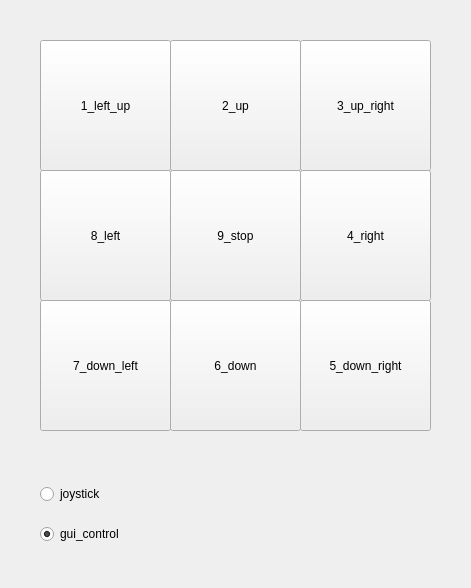
<?xml version="1.0" encoding="UTF-8"?>
<ui version="4.0">
 <class>MainWindow</class>

  <widget class="QWidget" name="centralWidget">
   <widget class="QPushButton" name="pushButton_1">
    <property name="geometry">
     <rect>
      <x>40</x>
      <y>40</y>
      <width>131</width>
      <height>131</height>
     </rect>
    </property>
    <property name="text">
     <string>1_left_up</string>
    </property>
   </widget>
   <widget class="QPushButton" name="pushButton_2">
    <property name="geometry">
     <rect>
      <x>170</x>
      <y>40</y>
      <width>131</width>
      <height>131</height>
     </rect>
    </property>
    <property name="text">
     <string>2_up</string>
    </property>
   </widget>
   <widget class="QPushButton" name="pushButton_3">
    <property name="geometry">
     <rect>
      <x>300</x>
      <y>40</y>
      <width>131</width>
      <height>131</height>
     </rect>
    </property>
    <property name="text">
     <string>3_up_right</string>
    </property>
   </widget>
   <widget class="QPushButton" name="pushButton_4">
    <property name="geometry">
     <rect>
      <x>300</x>
      <y>170</y>
      <width>131</width>
      <height>131</height>
     </rect>
    </property>
    <property name="text">
     <string>4_right</string>
    </property>
   </widget>
   <widget class="QPushButton" name="pushButton_5">
    <property name="geometry">
     <rect>
      <x>300</x>
      <y>300</y>
      <width>131</width>
      <height>131</height>
     </rect>
    </property>
    <property name="text">
     <string>5_down_right</string>
    </property>
   </widget>
   <widget class="QPushButton" name="pushButton_6">
    <property name="geometry">
     <rect>
      <x>170</x>
      <y>300</y>
      <width>131</width>
      <height>131</height>
     </rect>
    </property>
    <property name="text">
     <string>6_down</string>
    </property>
   </widget>
   <widget class="QPushButton" name="pushButton_7">
    <property name="geometry">
     <rect>
      <x>40</x>
      <y>300</y>
      <width>131</width>
      <height>131</height>
     </rect>
    </property>
    <property name="text">
     <string>7_down_left</string>
    </property>
   </widget>
   <widget class="QPushButton" name="pushButton_8">
    <property name="geometry">
     <rect>
      <x>40</x>
      <y>170</y>
      <width>131</width>
      <height>131</height>
     </rect>
    </property>
    <property name="text">
     <string>8_left</string>
    </property>
   </widget>
   <widget class="QPushButton" name="pushButton_9">
    <property name="geometry">
     <rect>
      <x>170</x>
      <y>170</y>
      <width>131</width>
      <height>131</height>
     </rect>
    </property>
    <property name="text">
     <string>9_stop</string>
    </property>
   </widget>
   <widget class="QRadioButton" name="radioButton_1">
    <property name="geometry">
     <rect>
      <x>40</x>
      <y>480</y>
      <width>148</width>
      <height>28</height>
     </rect>
    </property>
    <property name="text">
     <string>joystick</string>
    </property>
   </widget>
   <widget class="QRadioButton" name="radioButton_2">
    <property name="geometry">
     <rect>
      <x>40</x>
      <y>520</y>
      <width>148</width>
      <height>28</height>
     </rect>
    </property>
    <property name="text">
     <string>gui_control</string>
    </property>
    <property name="checked">
     <bool>true</bool>
    </property>
   </widget>
  </widget>

</ui>
